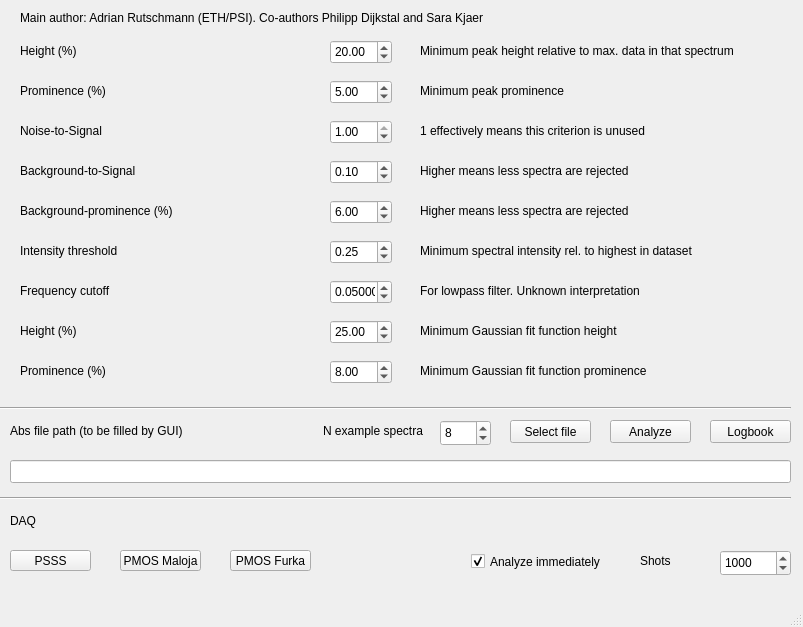
<?xml version="1.0" encoding="UTF-8"?>
<ui version="4.0">
 <class>MainWindow</class>
 <widget class="QMainWindow" name="MainWindow">
  <property name="geometry">
   <rect>
    <x>0</x>
    <y>0</y>
    <width>803</width>
    <height>627</height>
   </rect>
  </property>
  <property name="windowTitle">
   <string>MainWindow</string>
  </property>
  <widget class="QWidget" name="centralwidget">
   <widget class="QLabel" name="label">
    <property name="geometry">
     <rect>
      <x>20</x>
      <y>40</y>
      <width>81</width>
      <height>21</height>
     </rect>
    </property>
    <property name="text">
     <string>Height (%)</string>
    </property>
   </widget>
   <widget class="QDoubleSpinBox" name="ParHeight">
    <property name="geometry">
     <rect>
      <x>330</x>
      <y>40</y>
      <width>62</width>
      <height>24</height>
     </rect>
    </property>
    <property name="value">
     <double>20.000000000000000</double>
    </property>
   </widget>
   <widget class="QDoubleSpinBox" name="ParProminence">
    <property name="geometry">
     <rect>
      <x>330</x>
      <y>80</y>
      <width>62</width>
      <height>24</height>
     </rect>
    </property>
    <property name="value">
     <double>5.000000000000000</double>
    </property>
   </widget>
   <widget class="QLabel" name="label_2">
    <property name="geometry">
     <rect>
      <x>20</x>
      <y>80</y>
      <width>111</width>
      <height>21</height>
     </rect>
    </property>
    <property name="text">
     <string>Prominence (%)</string>
    </property>
   </widget>
   <widget class="QLabel" name="label_3">
    <property name="geometry">
     <rect>
      <x>20</x>
      <y>160</y>
      <width>141</width>
      <height>21</height>
     </rect>
    </property>
    <property name="text">
     <string>Background-to-Signal</string>
    </property>
   </widget>
   <widget class="QDoubleSpinBox" name="ParSbr">
    <property name="geometry">
     <rect>
      <x>330</x>
      <y>160</y>
      <width>62</width>
      <height>24</height>
     </rect>
    </property>
    <property name="maximum">
     <double>1.000000000000000</double>
    </property>
    <property name="value">
     <double>0.100000000000000</double>
    </property>
   </widget>
   <widget class="QDoubleSpinBox" name="ParSnr">
    <property name="geometry">
     <rect>
      <x>330</x>
      <y>120</y>
      <width>62</width>
      <height>24</height>
     </rect>
    </property>
    <property name="maximum">
     <double>1.000000000000000</double>
    </property>
    <property name="value">
     <double>1.000000000000000</double>
    </property>
   </widget>
   <widget class="QLabel" name="label_4">
    <property name="geometry">
     <rect>
      <x>20</x>
      <y>120</y>
      <width>101</width>
      <height>21</height>
     </rect>
    </property>
    <property name="text">
     <string>Noise-to-Signal</string>
    </property>
   </widget>
   <widget class="QLabel" name="label_5">
    <property name="geometry">
     <rect>
      <x>420</x>
      <y>40</y>
      <width>371</width>
      <height>21</height>
     </rect>
    </property>
    <property name="text">
     <string>Minimum peak height relative to max. data in that spectrum</string>
    </property>
   </widget>
   <widget class="QLabel" name="label_6">
    <property name="geometry">
     <rect>
      <x>420</x>
      <y>80</y>
      <width>231</width>
      <height>21</height>
     </rect>
    </property>
    <property name="text">
     <string>Minimum peak prominence</string>
    </property>
   </widget>
   <widget class="QLabel" name="label_7">
    <property name="geometry">
     <rect>
      <x>420</x>
      <y>120</y>
      <width>321</width>
      <height>21</height>
     </rect>
    </property>
    <property name="text">
     <string>1 effectively means this criterion is unused</string>
    </property>
   </widget>
   <widget class="QLabel" name="label_8">
    <property name="geometry">
     <rect>
      <x>420</x>
      <y>160</y>
      <width>321</width>
      <height>21</height>
     </rect>
    </property>
    <property name="text">
     <string>Higher means less spectra are rejected</string>
    </property>
   </widget>
   <widget class="QLabel" name="label_9">
    <property name="geometry">
     <rect>
      <x>20</x>
      <y>320</y>
      <width>141</width>
      <height>21</height>
     </rect>
    </property>
    <property name="text">
     <string>Height (%)</string>
    </property>
   </widget>
   <widget class="QLabel" name="label_12">
    <property name="geometry">
     <rect>
      <x>420</x>
      <y>280</y>
      <width>321</width>
      <height>21</height>
     </rect>
    </property>
    <property name="text">
     <string>For lowpass filter. Unknown interpretation</string>
    </property>
   </widget>
   <widget class="QDoubleSpinBox" name="ParFitHeight">
    <property name="geometry">
     <rect>
      <x>330</x>
      <y>320</y>
      <width>62</width>
      <height>24</height>
     </rect>
    </property>
    <property name="maximum">
     <double>99.000000000000000</double>
    </property>
    <property name="value">
     <double>25.000000000000000</double>
    </property>
   </widget>
   <widget class="QLabel" name="label_13">
    <property name="geometry">
     <rect>
      <x>20</x>
      <y>280</y>
      <width>131</width>
      <height>21</height>
     </rect>
    </property>
    <property name="text">
     <string>Frequency cutoff</string>
    </property>
   </widget>
   <widget class="QLabel" name="label_14">
    <property name="geometry">
     <rect>
      <x>420</x>
      <y>320</y>
      <width>321</width>
      <height>21</height>
     </rect>
    </property>
    <property name="text">
     <string>Minimum Gaussian fit function height</string>
    </property>
   </widget>
   <widget class="QDoubleSpinBox" name="ParFreqCutoff">
    <property name="geometry">
     <rect>
      <x>330</x>
      <y>280</y>
      <width>62</width>
      <height>24</height>
     </rect>
    </property>
    <property name="decimals">
     <number>6</number>
    </property>
    <property name="maximum">
     <double>1.000000000000000</double>
    </property>
    <property name="value">
     <double>0.050000000000000</double>
    </property>
   </widget>
   <widget class="QLabel" name="label_15">
    <property name="geometry">
     <rect>
      <x>420</x>
      <y>240</y>
      <width>361</width>
      <height>21</height>
     </rect>
    </property>
    <property name="text">
     <string>Minimum spectral intensity rel. to highest in dataset</string>
    </property>
   </widget>
   <widget class="QDoubleSpinBox" name="ParIntThresh">
    <property name="geometry">
     <rect>
      <x>330</x>
      <y>240</y>
      <width>62</width>
      <height>24</height>
     </rect>
    </property>
    <property name="maximum">
     <double>1.000000000000000</double>
    </property>
    <property name="value">
     <double>0.250000000000000</double>
    </property>
   </widget>
   <widget class="QLabel" name="label_16">
    <property name="geometry">
     <rect>
      <x>20</x>
      <y>240</y>
      <width>141</width>
      <height>21</height>
     </rect>
    </property>
    <property name="text">
     <string>Intensity threshold</string>
    </property>
   </widget>
   <widget class="QLabel" name="label_17">
    <property name="geometry">
     <rect>
      <x>420</x>
      <y>360</y>
      <width>261</width>
      <height>21</height>
     </rect>
    </property>
    <property name="text">
     <string>Minimum Gaussian fit function prominence</string>
    </property>
   </widget>
   <widget class="QLabel" name="label_18">
    <property name="geometry">
     <rect>
      <x>20</x>
      <y>360</y>
      <width>111</width>
      <height>21</height>
     </rect>
    </property>
    <property name="text">
     <string>Prominence (%)</string>
    </property>
   </widget>
   <widget class="QDoubleSpinBox" name="ParFitProminence">
    <property name="geometry">
     <rect>
      <x>330</x>
      <y>360</y>
      <width>62</width>
      <height>24</height>
     </rect>
    </property>
    <property name="value">
     <double>8.000000000000000</double>
    </property>
   </widget>
   <widget class="QLineEdit" name="Filename">
    <property name="geometry">
     <rect>
      <x>10</x>
      <y>460</y>
      <width>781</width>
      <height>23</height>
     </rect>
    </property>
    <property name="text">
     <string/>
    </property>
   </widget>
   <widget class="QLabel" name="FilenameLabel">
    <property name="geometry">
     <rect>
      <x>10</x>
      <y>420</y>
      <width>301</width>
      <height>21</height>
     </rect>
    </property>
    <property name="text">
     <string>Abs file path (to be filled by GUI)</string>
    </property>
   </widget>
   <widget class="QPushButton" name="DoAnalysis">
    <property name="geometry">
     <rect>
      <x>610</x>
      <y>420</y>
      <width>81</width>
      <height>23</height>
     </rect>
    </property>
    <property name="text">
     <string>Analyze</string>
    </property>
   </widget>
   <widget class="Line" name="line">
    <property name="geometry">
     <rect>
      <x>0</x>
      <y>400</y>
      <width>791</width>
      <height>16</height>
     </rect>
    </property>
    <property name="orientation">
     <enum>Qt::Horizontal</enum>
    </property>
   </widget>
   <widget class="QLabel" name="label_20">
    <property name="geometry">
     <rect>
      <x>20</x>
      <y>200</y>
      <width>181</width>
      <height>21</height>
     </rect>
    </property>
    <property name="text">
     <string>Background-prominence (%)</string>
    </property>
   </widget>
   <widget class="QDoubleSpinBox" name="ParBackProm">
    <property name="geometry">
     <rect>
      <x>330</x>
      <y>200</y>
      <width>62</width>
      <height>24</height>
     </rect>
    </property>
    <property name="maximum">
     <double>99.000000000000000</double>
    </property>
    <property name="value">
     <double>6.000000000000000</double>
    </property>
   </widget>
   <widget class="QLabel" name="label_21">
    <property name="geometry">
     <rect>
      <x>420</x>
      <y>200</y>
      <width>321</width>
      <height>21</height>
     </rect>
    </property>
    <property name="text">
     <string>Higher means less spectra are rejected</string>
    </property>
   </widget>
   <widget class="QPushButton" name="SelectFile">
    <property name="geometry">
     <rect>
      <x>510</x>
      <y>420</y>
      <width>81</width>
      <height>23</height>
     </rect>
    </property>
    <property name="text">
     <string>Select file</string>
    </property>
   </widget>
   <widget class="QPushButton" name="DoLogbook">
    <property name="geometry">
     <rect>
      <x>710</x>
      <y>420</y>
      <width>81</width>
      <height>23</height>
     </rect>
    </property>
    <property name="text">
     <string>Logbook</string>
    </property>
   </widget>
   <widget class="QLabel" name="label_22">
    <property name="geometry">
     <rect>
      <x>20</x>
      <y>10</y>
      <width>771</width>
      <height>16</height>
     </rect>
    </property>
    <property name="text">
     <string>Main author: Adrian Rutschmann (ETH/PSI). Co-authors Philipp Dijkstal and Sara Kjaer</string>
    </property>
   </widget>
   <widget class="Line" name="line_2">
    <property name="geometry">
     <rect>
      <x>0</x>
      <y>490</y>
      <width>791</width>
      <height>16</height>
     </rect>
    </property>
    <property name="orientation">
     <enum>Qt::Horizontal</enum>
    </property>
   </widget>
   <widget class="QLabel" name="FilenameLabel_2">
    <property name="geometry">
     <rect>
      <x>10</x>
      <y>510</y>
      <width>341</width>
      <height>21</height>
     </rect>
    </property>
    <property name="text">
     <string>DAQ</string>
    </property>
   </widget>
   <widget class="QPushButton" name="DAQ_PSSS">
    <property name="geometry">
     <rect>
      <x>10</x>
      <y>550</y>
      <width>81</width>
      <height>21</height>
     </rect>
    </property>
    <property name="text">
     <string>PSSS</string>
    </property>
   </widget>
   <widget class="QPushButton" name="DAQ_Maloja">
    <property name="geometry">
     <rect>
      <x>120</x>
      <y>550</y>
      <width>81</width>
      <height>21</height>
     </rect>
    </property>
    <property name="text">
     <string>PMOS Maloja</string>
    </property>
   </widget>
   <widget class="QPushButton" name="DAQ_Furka">
    <property name="geometry">
     <rect>
      <x>230</x>
      <y>550</y>
      <width>81</width>
      <height>21</height>
     </rect>
    </property>
    <property name="text">
     <string>PMOS Furka</string>
    </property>
   </widget>
   <widget class="QSpinBox" name="NumShots">
    <property name="geometry">
     <rect>
      <x>720</x>
      <y>550</y>
      <width>71</width>
      <height>26</height>
     </rect>
    </property>
    <property name="minimum">
     <number>1</number>
    </property>
    <property name="maximum">
     <number>10000</number>
    </property>
    <property name="value">
     <number>1000</number>
    </property>
   </widget>
   <widget class="QLabel" name="label_10">
    <property name="geometry">
     <rect>
      <x>640</x>
      <y>550</y>
      <width>54</width>
      <height>21</height>
     </rect>
    </property>
    <property name="text">
     <string>Shots</string>
    </property>
   </widget>
   <widget class="QCheckBox" name="checkBox">
    <property name="geometry">
     <rect>
      <x>471</x>
      <y>550</y>
      <width>151</width>
      <height>23</height>
     </rect>
    </property>
    <property name="text">
     <string>Analyze immediately</string>
    </property>
    <property name="checked">
     <bool>true</bool>
    </property>
   </widget>
   <widget class="QSpinBox" name="NumShots_2">
    <property name="geometry">
     <rect>
      <x>440</x>
      <y>420</y>
      <width>51</width>
      <height>26</height>
     </rect>
    </property>
    <property name="minimum">
     <number>1</number>
    </property>
    <property name="maximum">
     <number>10000</number>
    </property>
    <property name="value">
     <number>8</number>
    </property>
   </widget>
   <widget class="QLabel" name="label_11">
    <property name="geometry">
     <rect>
      <x>323</x>
      <y>420</y>
      <width>111</width>
      <height>21</height>
     </rect>
    </property>
    <property name="text">
     <string>N example spectra</string>
    </property>
   </widget>
  </widget>
  <widget class="QMenuBar" name="menubar">
   <property name="geometry">
    <rect>
     <x>0</x>
     <y>0</y>
     <width>803</width>
     <height>22</height>
    </rect>
   </property>
  </widget>
  <widget class="QStatusBar" name="statusbar"/>
 </widget>
 <resources/>
 <connections/>
</ui>
